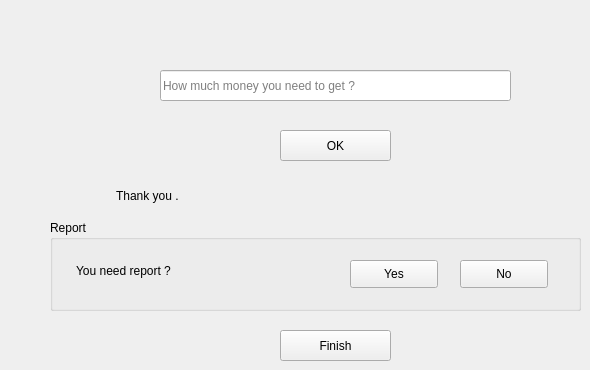
    <widget class="QWidget" name="tab_5">
     <attribute name="title">
      <string>money out</string>
     </attribute>
     <widget class="QPushButton" name="pushButton_15">
      <property name="geometry">
       <rect>
        <x>280</x>
        <y>130</y>
        <width>111</width>
        <height>31</height>
       </rect>
      </property>
      <property name="text">
       <string>OK</string>
      </property>
     </widget>
     <widget class="QLineEdit" name="lineEdit_15">
      <property name="geometry">
       <rect>
        <x>160</x>
        <y>70</y>
        <width>351</width>
        <height>31</height>
       </rect>
      </property>
      <property name="text">
       <string/>
      </property>
      <property name="placeholderText">
       <string>How much money you need to get ?</string>
      </property>
     </widget>
     <widget class="QGroupBox" name="groupBox_4">
      <property name="geometry">
       <rect>
        <x>50</x>
        <y>220</y>
        <width>531</width>
        <height>91</height>
       </rect>
      </property>
      <property name="title">
       <string>Report</string>
      </property>
      <widget class="QLabel" name="label_6">
       <property name="geometry">
        <rect>
         <x>26</x>
         <y>35</y>
         <width>181</width>
         <height>31</height>
        </rect>
       </property>
       <property name="text">
        <string>You need report ? </string>
       </property>
      </widget>
      <widget class="QPushButton" name="pushButton_4">
       <property name="geometry">
        <rect>
         <x>300</x>
         <y>40</y>
         <width>88</width>
         <height>28</height>
        </rect>
       </property>
       <property name="text">
        <string>Yes</string>
       </property>
      </widget>
      <widget class="QPushButton" name="pushButton_5">
       <property name="geometry">
        <rect>
         <x>410</x>
         <y>40</y>
         <width>88</width>
         <height>28</height>
        </rect>
       </property>
       <property name="text">
        <string>No</string>
       </property>
      </widget>
     </widget>
     <widget class="QLabel" name="label_7">
      <property name="geometry">
       <rect>
        <x>116</x>
        <y>180</y>
        <width>271</width>
        <height>31</height>
       </rect>
      </property>
      <property name="text">
       <string>Thank you . </string>
      </property>
     </widget>
     <widget class="QPushButton" name="pushButton_20">
      <property name="geometry">
       <rect>
        <x>280</x>
        <y>330</y>
        <width>111</width>
        <height>31</height>
       </rect>
      </property>
      <property name="text">
       <string>Finish</string>
      </property>
     </widget>
    </widget>
